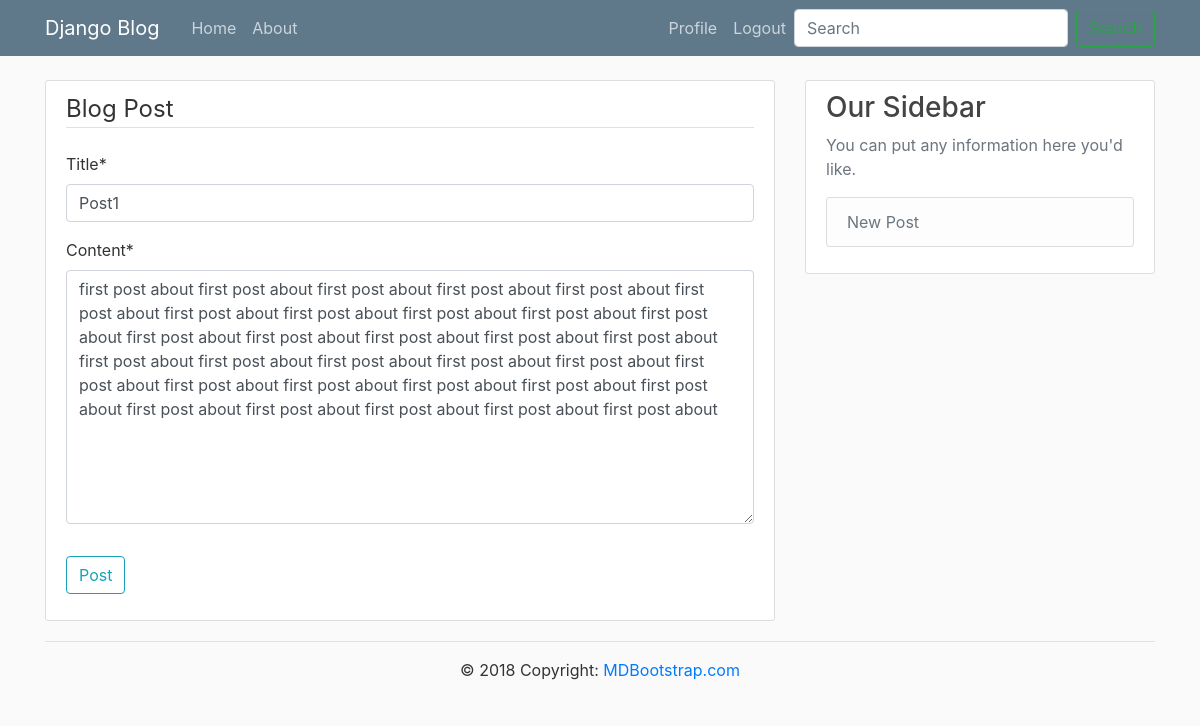
Screenshot of /post/10/update/ (signed in) with the database file from the repository.
### blog/models.py (models this page shows, shortened)
class Post(models.Model):
    title = models.CharField(max_length=100)
    content = models.TextField()
    date_posted = models.DateTimeField(default=timezone.now)
    author = models.ForeignKey(User, on_delete=models.CASCADE)

### blog/views.py (the view, shortened to what this page needs)
# urls.py: path('post/<int:pk>/update/', PostUpdateView.as_view(), name='post-update'),
class PostUpdateView(LoginRequiredMixin, UserPassesTestMixin, UpdateView):
    model = Post
    fields = ['title', 'content']
    def test_func(self):
        post = self.get_object()
        if self.request.user == post.author:
            return True
        return False

### blog/templates/blog/post_form.html (shortened to what this page needs)
{% extends "blog/base.html" %}
{% load crispy_forms_tags %}
{% block content %}
    <div class="content-section">
        <form method="POST">
            <fieldset class="form-group">
                <legend class="border-bottom mb-4">Blog Post</legend>
                {{ form|crispy }}
            </fieldset>
            <div class="form-group">
                <button class="btn btn-outline-info" type="submit">Post</button>
            </div>
        </form>
    </div>
{% endblock content %}

### blog/static/blog/main.css (style rules this page uses)
body { background: #fafafa; color: #333333; margin-top: 5rem; }
.content-section { background: #ffffff; padding: 10px 20px; border: 1px solid #dddddd; border-radius: 3px; margin-bottom: 20px; }

### rows the page displays
Post: title "Post1", content "first post about first post about first post about first post about first post about first post about first post about first post about first post about first post about first post about first post about first post about first post about first post about first post about first post about first post about first post about first post about first post about first post about first post about first post about first post about first post about first post about first post about first post about first post about first post about first post about"
